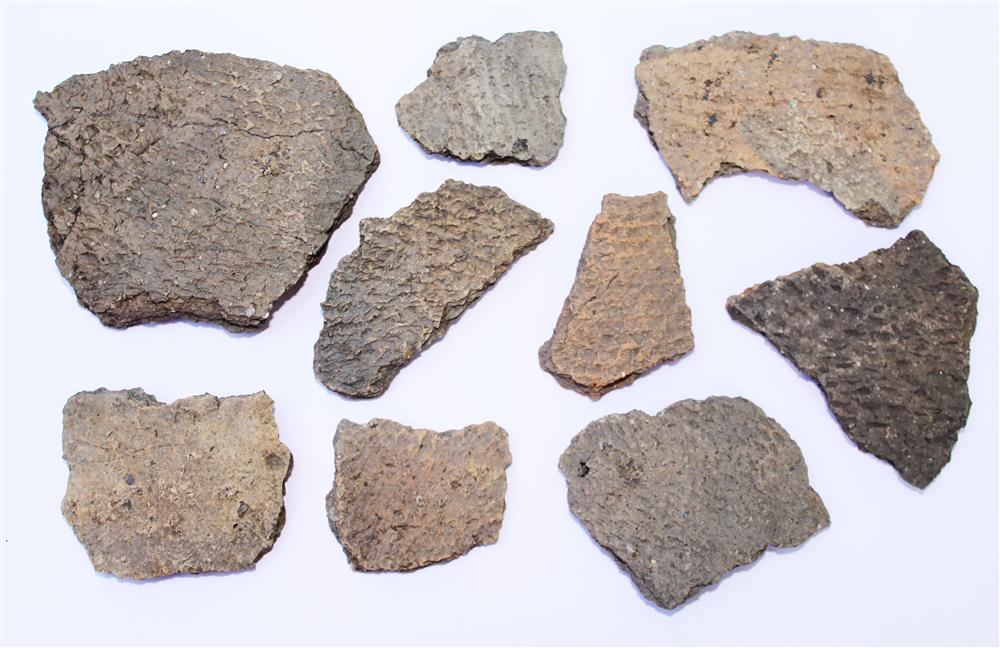
#> input picture images/_original/stones.jpg, 1000 x 648 px, found by its file name
$ jupyter execute test.ipynb
#> lines starting #> are read from the running program, lines starting #| are printed output that depends on the picture; after the words box and inside, x2 and y2 are one past the last pixel; in counts of white or black regions, pixels touching at a corner belong together
[cell 1]
import numpy as np
import matplotlib.pyplot as plt
from skimage.filters import threshold_otsu
import cv2
from PIL import Image


def show(im):
    plt.axis('off')
    plt.imshow(im)


def filter_image(image, mask):
    r = image[:,:,0] * mask
    g = image[:,:,1] * mask
    b = image[:,:,2] * mask

    return np.dstack([r,g,b])


def extrapolate_black(path_img, pix):
#> called with path_img = '_original/stones.jpg', pix = 8
    sample_image = cv2.imread(path_img)
#> sample_image is the input picture: shape (648, 1000, 3); mean B, G, R 190, 188.8, 196
    img_rgb = cv2.cvtColor(sample_image, cv2.COLOR_BGR2RGB)
    img_gray = cv2.cvtColor(img_rgb, cv2.COLOR_RGB2GRAY)
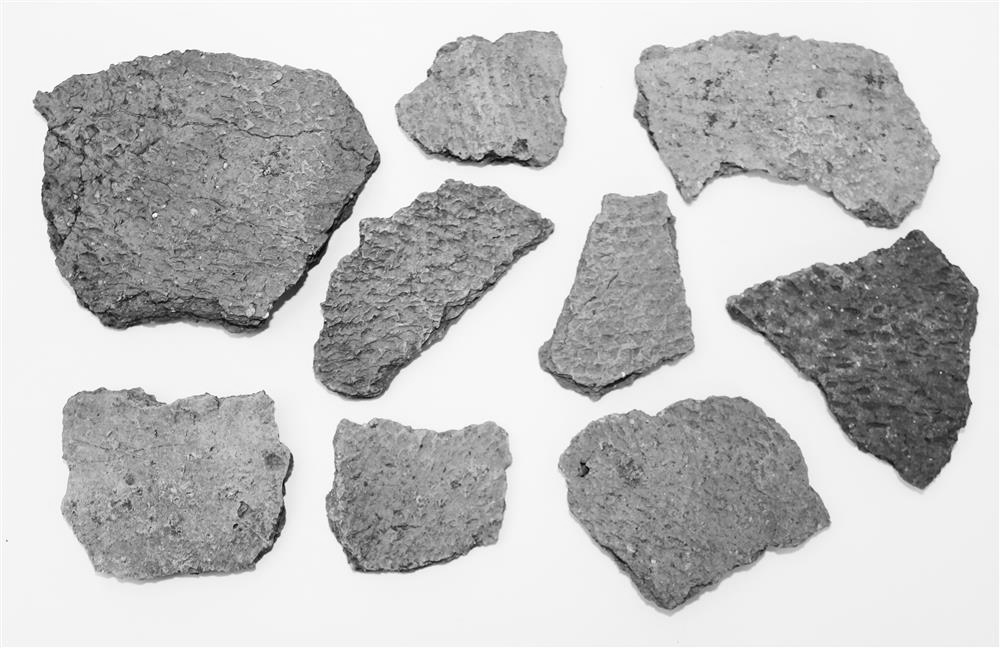
#> img_gray: shape (648, 1000); min 0, max 255, mean 191.1

    # первое фото
    thresh = threshold_otsu(img_gray)
#> thresh = 190
    img_otsu  = img_gray < thresh
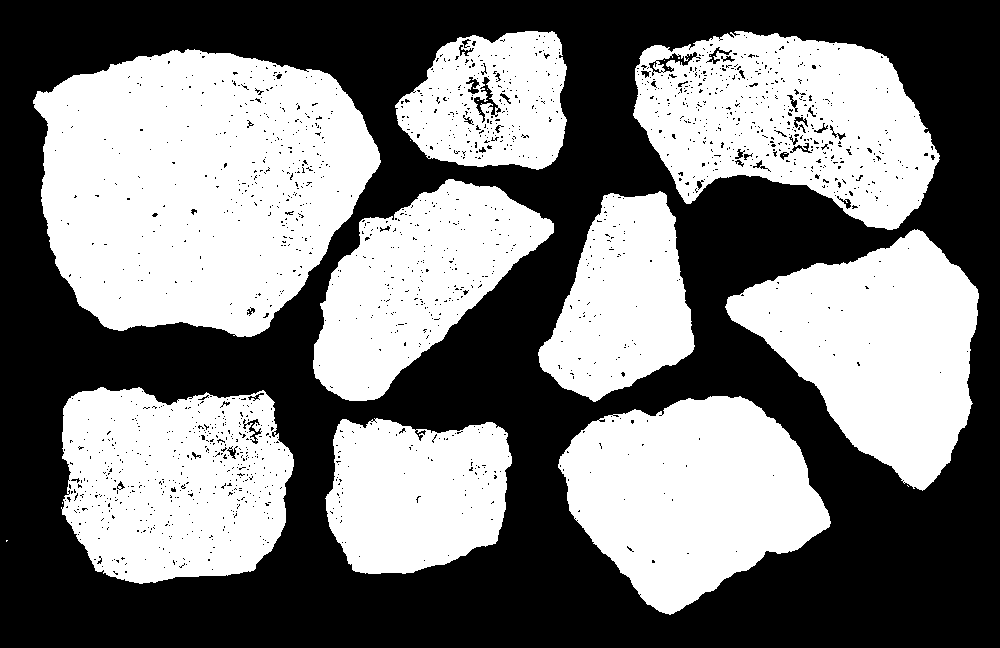
#> img_otsu: shape (648, 1000) bool; 48.9% white; 20 white regions (11 under 20 px), largest, box (x1, y1, x2, y2) and area: (33, 49, 381, 337) 74860, (633, 31, 940, 230) 39066, (558, 396, 831, 615) 38975
    filtered = filter_image(img_rgb, img_otsu)
#> in filter_image, `b = image[:,:,2] * mask`:
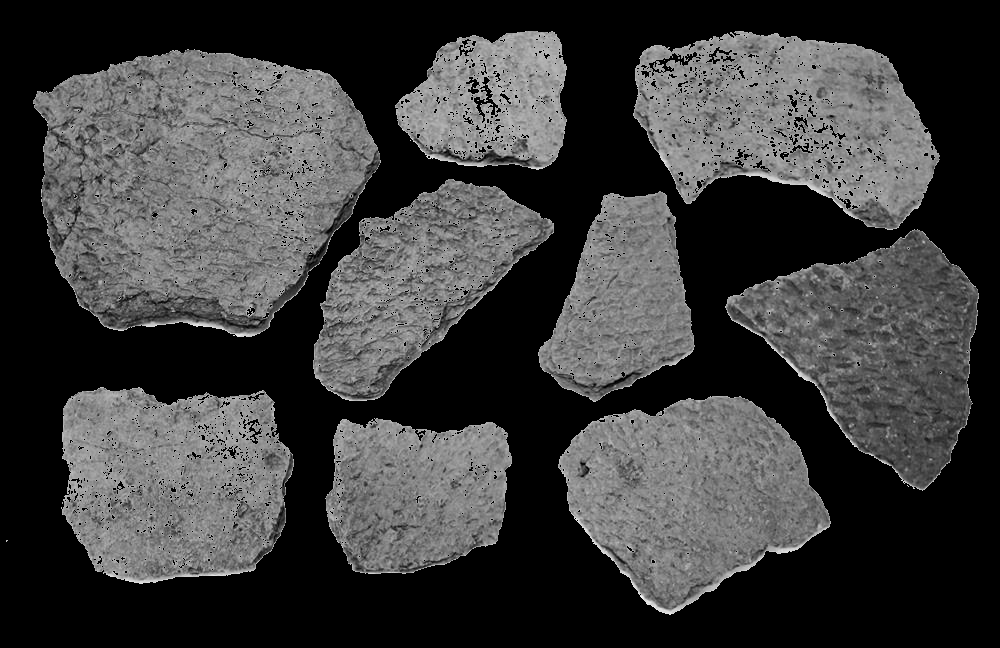
#> b: shape (648, 1000); min 0, max 250, mean 61.4
#> in filter_image, `return np.dstack([r,g,b])`:
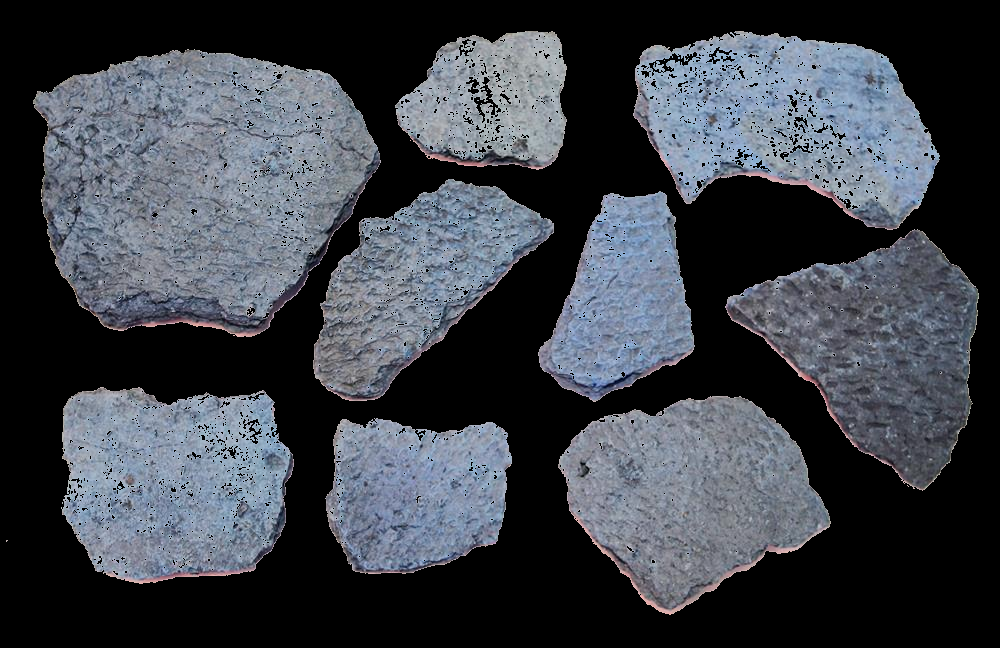
#> returned value: shape (648, 1000, 3); mean of channels 0, 1, 2 73.7, 66, 61.4; drawn as B, G, R
    cv2.imwrite(f'D:\AllProjects\VSPythonProjects\Archeological\images\_black_fon\{path_img[:-4]}_black_fon.jpg', filtered)

    # второе фото
    img_neg = cv2.bitwise_not(img_rgb)
    img_gray2=cv2.cvtColor(img_neg,cv2.COLOR_RGB2GRAY)
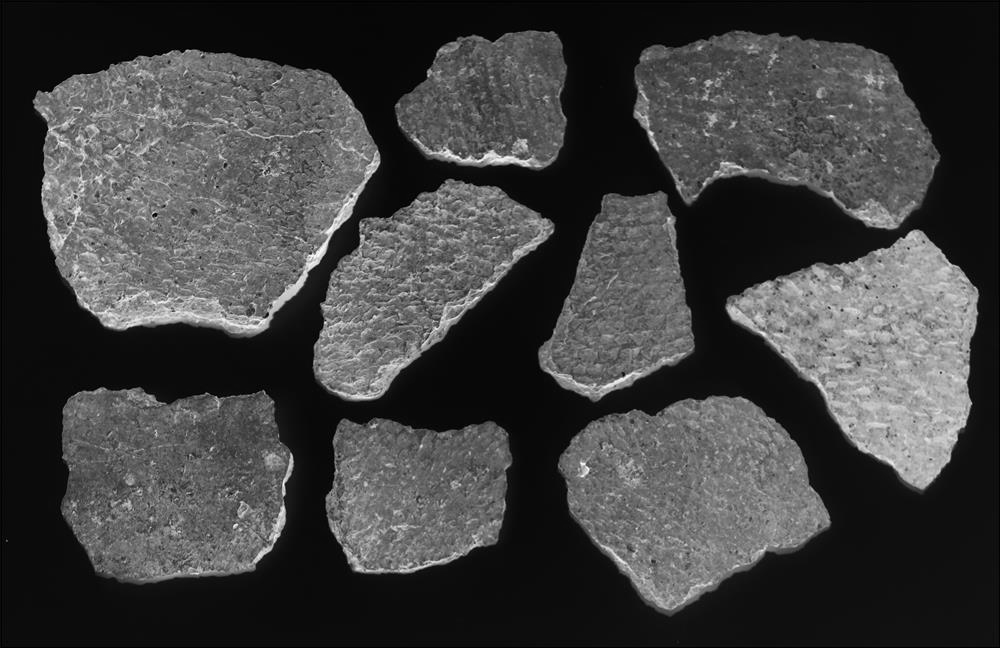
#> img_gray2: shape (648, 1000); min 0, max 255, mean 63.9
    thresh2 = threshold_otsu(img_gray2)
#> thresh2 = 64
    img_otsu2  = img_gray2 < thresh2
#> img_otsu2: shape (648, 1000) bool; 50.8% white; 18 black regions (9 under 20 px), largest, box (x1, y1, x2, y2) and area: (33, 49, 381, 337) 75057, (633, 31, 940, 230) 39837, (558, 396, 831, 615) 39031
    filtered2 = filter_image(img_rgb, img_otsu2)
    dilated = cv2.erode(filtered2.copy(), None, iterations=pix)
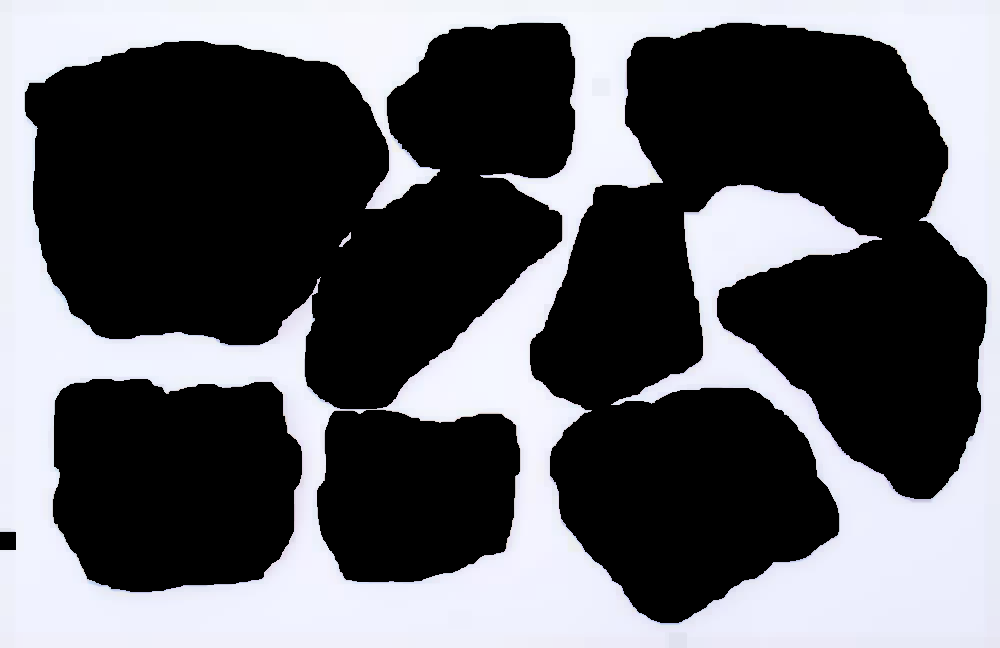
#> dilated: shape (648, 1000, 3); mean R, G, B 93.3, 94, 98.5
    img_neg2 = cv2.bitwise_not(dilated)
    cv2.imwrite(f'D:\AllProjects\VSPythonProjects\Archeological\images\_neg\{path_img[:-4]}_neg.jpg', img_neg2)

    # соединение
    im_rgba = Image.open(f'D:\AllProjects\VSPythonProjects\Archeological\images\_black_fon\{path_img[:-4]}_black_fon.jpg')
    im_rgba = Image.fromarray(np.array(im_rgba)[:,:,::-1])
    im_a = Image.open(f'D:\AllProjects\VSPythonProjects\Archeological\images\_neg\{path_img[:-4]}_neg.jpg').convert('L').resize(im_rgba.size)
    im_rgba.putalpha(im_a)
#> im_rgba: PIL image 1000x648 RGBA
    im_rgba.save(f'D:\AllProjects\VSPythonProjects\Archeological\images\_extrapolated\{path_img[:-4]}_ext.png')

    show(im_rgba)

[cell 2]
extrapolate_black("_original/stones.jpg", 8)

[cell 3]
def change_one_color(path_img):
#> called with path_img = 'stones_ext.png'
    im = Image.open(f'D:\AllProjects\VSPythonProjects\Archeological\images\_extrapolated\{path_img}')
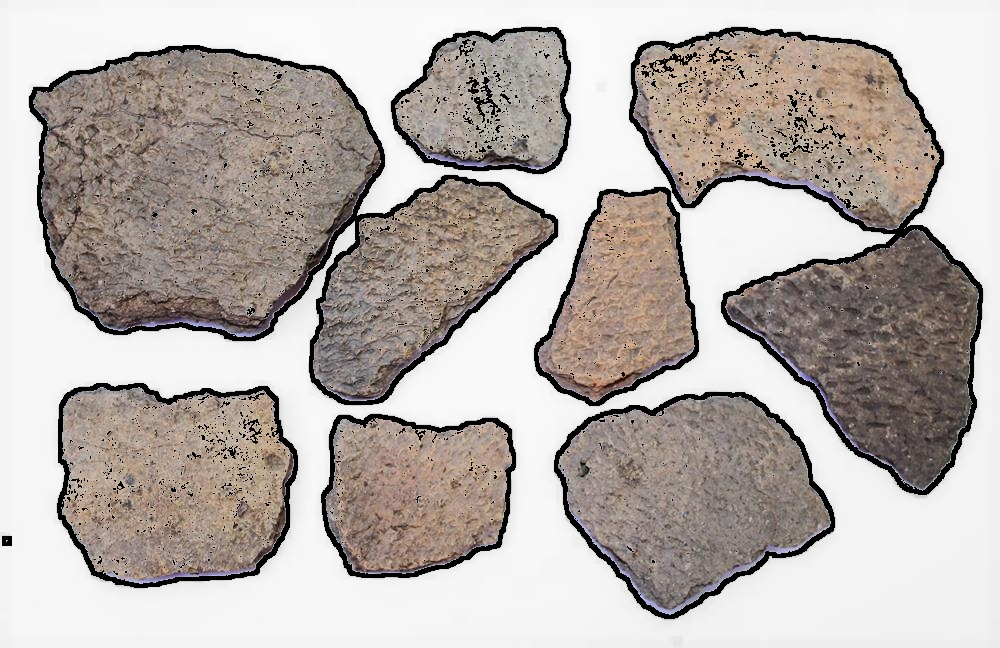
#> input picture images/_extrapolated/stones_ext.png, 1000 x 648 px, found by its file name
#> im is the input picture: PIL image 1000x648 RGBA; mean R, G, B, A 73.9, 66, 61.6, 146.5
    pixels = im.load()
    x, y = im.size
#> x = 1000; y = 648
    for i in range(x):
        for j in range(y):
            if pixels[i, j] == (255, 255, 255, 255):
                pixels[i, j] = (0, 0, 0, 255)
    im.save("tmp.png")
    show(im)
    #return im
    print(pixels[0,0])
#| (0, 0, 0, 15)
